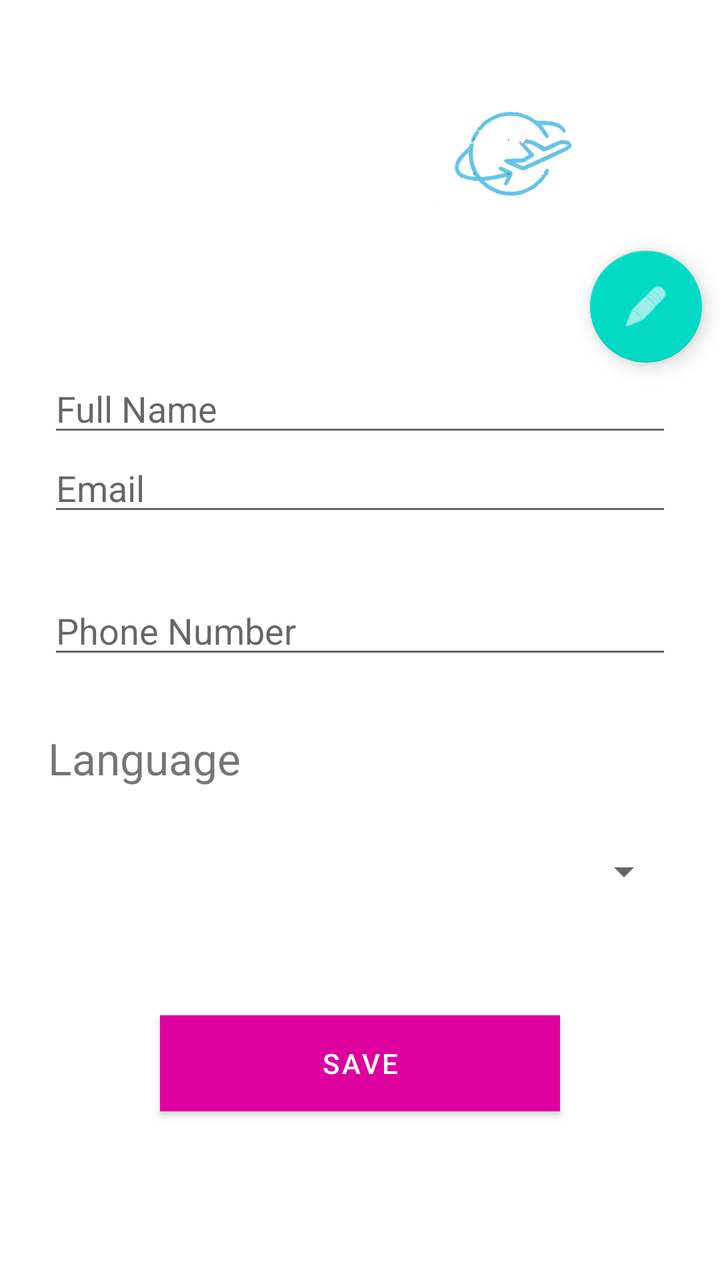
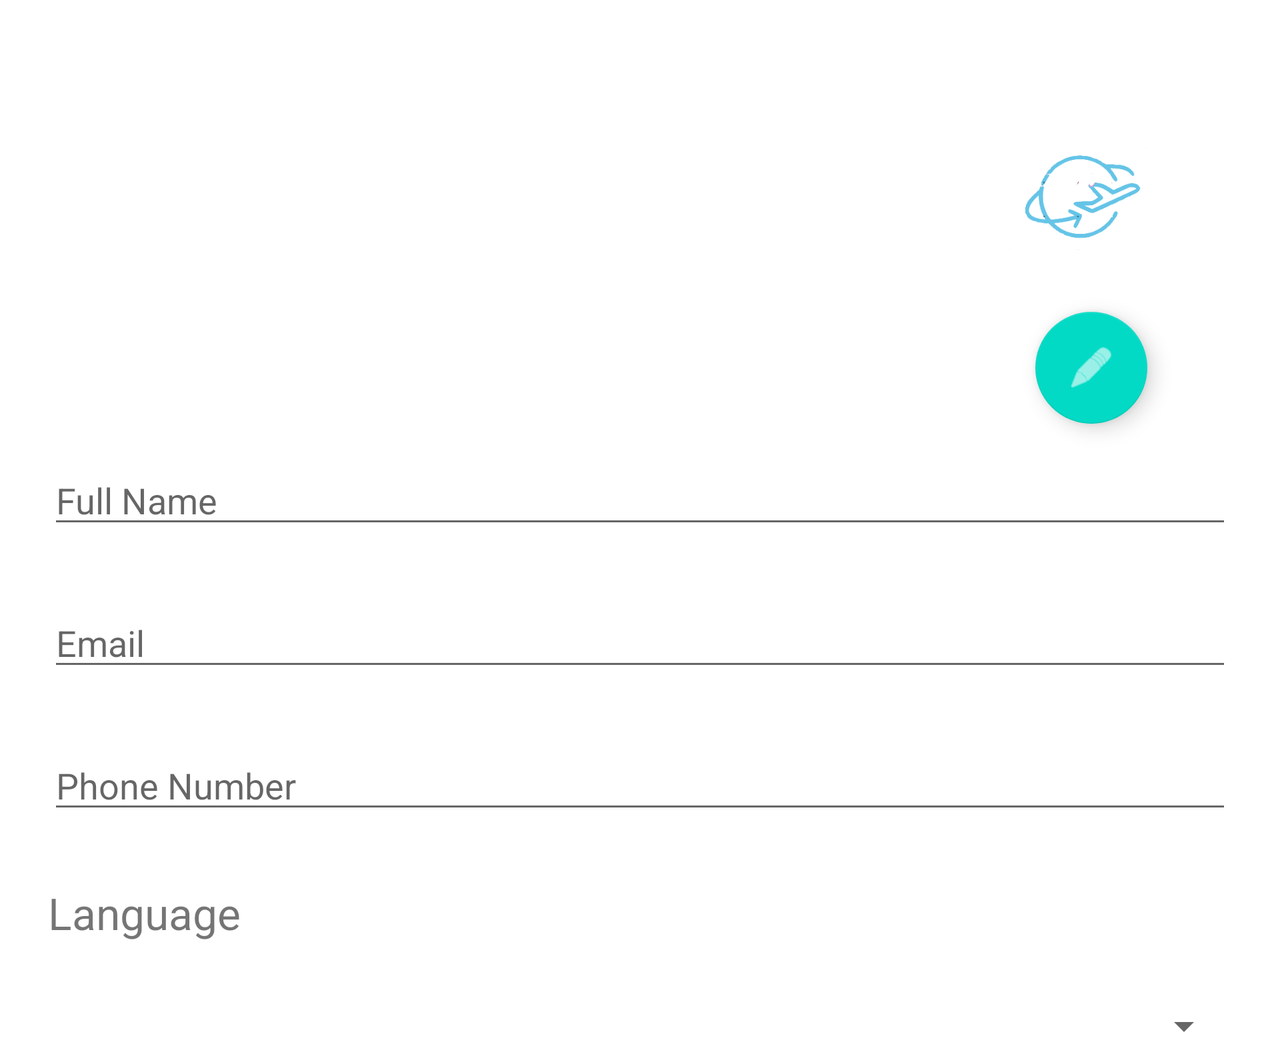

An Android layout and its configuration variant, each rendered on a device that would load it. The default file and the variant file are quoted in full after the pictures.
<!-- AndroidManifest.xml: application theme Theme.MyApplication -->
<!-- res/layout/fragment_profile.xml -->
<?xml version="1.0" encoding="utf-8"?>
<androidx.constraintlayout.widget.ConstraintLayout xmlns:android="http://schemas.android.com/apk/res/android"
    xmlns:app="http://schemas.android.com/apk/res-auto"
    xmlns:tools="http://schemas.android.com/tools"
    android:layout_width="match_parent"
    android:layout_height="match_parent"
    tools:context=".ui.profile.ProfileFragment">


    <ImageView
        android:id="@+id/imageView"
        android:layout_width="116dp"
        android:layout_height="59dp"
        android:layout_marginTop="64dp"
        android:layout_marginEnd="16dp"
        android:layout_marginBottom="18dp"
        android:src="@drawable/applogo"
        app:layout_constraintBottom_toTopOf="@+id/fabEditProfile"
        app:layout_constraintEnd_toEndOf="parent"
        app:layout_constraintStart_toEndOf="@+id/profileImg"
        app:layout_constraintTop_toTopOf="parent"
        tools:ignore="MissingConstraints" />

    <ImageView
        android:id="@+id/profileImg"
        android:layout_width="151dp"
        android:layout_height="145dp"
        android:layout_marginStart="24dp"
        android:layout_marginTop="48dp"
        android:layout_marginEnd="146dp"
        android:layout_marginBottom="30dp"
        app:layout_constraintBottom_toTopOf="@+id/edtName"
        app:layout_constraintEnd_toStartOf="@+id/fabEditProfile"
        app:layout_constraintStart_toStartOf="parent"
        app:layout_constraintTop_toTopOf="parent" />


    <EditText
        android:id="@+id/edtName"
        android:layout_width="0dp"
        android:layout_height="wrap_content"
        android:layout_marginStart="24dp"
        android:layout_marginEnd="24dp"
        android:layout_marginBottom="458dp"
        android:hint="@string/full_name"
        android:inputType="textEmailAddress"
        android:selectAllOnFocus="true"
        app:layout_constraintBottom_toBottomOf="parent"
        app:layout_constraintEnd_toEndOf="parent"
        app:layout_constraintStart_toStartOf="parent"
        app:layout_constraintTop_toBottomOf="@+id/profileImg" />


    <EditText
        android:id="@+id/edtEmail"
        android:layout_width="0dp"
        android:layout_height="wrap_content"
        android:layout_marginStart="24dp"
        android:layout_marginEnd="24dp"
        android:layout_marginBottom="30dp"
        android:hint="@string/prompt_email"
        android:inputType="textEmailAddress"
        android:selectAllOnFocus="true"
        app:layout_constraintBottom_toTopOf="@+id/edtPhoneNumber"
        app:layout_constraintEnd_toEndOf="parent"
        app:layout_constraintStart_toStartOf="parent"
        app:layout_constraintTop_toBottomOf="@+id/edtName" />


    <EditText
        android:id="@+id/edtPhoneNumber"
        android:layout_width="0dp"
        android:layout_height="wrap_content"
        android:layout_marginStart="24dp"
        android:layout_marginEnd="24dp"
        android:layout_marginBottom="30dp"
        android:hint="@string/phone_number"
        android:imeActionLabel="@string/action_sign_in_short"
        android:imeOptions="actionDone"
        android:inputType="phone"
        android:selectAllOnFocus="true"
        app:layout_constraintBottom_toTopOf="@+id/tvLang"
        app:layout_constraintEnd_toEndOf="parent"
        app:layout_constraintStart_toStartOf="parent"
        app:layout_constraintTop_toBottomOf="@+id/edtEmail" />


    <TextView
        android:id="@+id/tvLang"
        android:layout_width="0dp"
        android:layout_height="wrap_content"
        android:layout_marginStart="24dp"
        android:layout_marginEnd="24dp"
        android:layout_marginBottom="30dp"
        android:text="@string/language"
        android:textSize="22sp"
        app:layout_constraintBottom_toTopOf="@+id/spnLang"
        app:layout_constraintEnd_toEndOf="parent"
        app:layout_constraintStart_toStartOf="parent"
        app:layout_constraintTop_toBottomOf="@+id/edtPhoneNumber" />

    <Spinner
        android:id="@+id/spnLang"
        android:layout_width="0dp"
        android:layout_height="wrap_content"
        android:layout_marginStart="24dp"
        android:layout_marginEnd="24dp"
        android:layout_marginBottom="194dp"
        app:layout_constraintBottom_toBottomOf="parent"
        app:layout_constraintEnd_toEndOf="parent"
        app:layout_constraintStart_toStartOf="parent"
        app:layout_constraintTop_toBottomOf="@+id/tvLang" />


    <com.google.android.material.floatingactionbutton.FloatingActionButton
        android:id="@+id/fabEditProfile"
        android:layout_width="wrap_content"
        android:layout_height="wrap_content"
        android:layout_marginEnd="35dp"
        android:layout_marginBottom="16dp"
        android:clickable="true"
        android:padding="40dp"
        android:src="@android:drawable/ic_menu_edit"
        app:layout_constraintBottom_toTopOf="@+id/edtName"
        app:layout_constraintEnd_toEndOf="parent"
        app:layout_constraintStart_toEndOf="@+id/profileImg"
        app:layout_constraintTop_toBottomOf="@+id/imageView" />

    <Button
        android:id="@+id/btnSave"
        android:layout_width="200dp"
        android:layout_height="wrap_content"
        android:layout_gravity="start"
        android:background="@color/gray"
        android:text="@string/save"
        android:visibility="visible"
        android:layout_marginTop="60dp"
        app:layout_constraintTop_toBottomOf="@id/spnLang"
        app:layout_constraintStart_toStartOf="parent"
        app:layout_constraintEnd_toEndOf="parent"
     />


</androidx.constraintlayout.widget.ConstraintLayout>
<!-- resources referenced by this layout -->
<resources>
  <color name="gray">#808080</color>
  <!-- drawable applogo: png bitmap (drawable-v21, 19236 bytes) -->
  <string name="action_sign_in_short">Sign in</string>
  <string name="full_name">Full Name</string>
  <string name="language">Language</string>
  <string name="phone_number">Phone Number</string>
  <string name="prompt_email">Email</string>
  <string name="save">Save</string>
  <style name="Theme.MyApplication" parent="Theme.MaterialComponents.DayNight.DarkActionBar">
          
          <item name="colorPrimary">#DE009E</item>
          <item name="colorPrimaryVariant">@color/black</item>
          <item name="colorOnPrimary">@color/white</item>
          
          <item name="colorSecondary">@color/teal_200</item>
          <item name="colorSecondaryVariant">@color/teal_700</item>
          <item name="colorOnSecondary">@color/white</item>
          
          <item name="android:statusBarColor" tools:targetApi="l">?attr/colorPrimaryVariant</item>
          
      </style>
  <color name="white">#FFFFFFFF</color>
  <color name="teal_200">#FF03DAC5</color>
  <color name="teal_700">#FF018786</color>
</resources>
<!-- res/layout-land/fragment_profile.xml (the repository's variant of the layout above) -->
<!-- drawn on the phone turned sideways -->
<?xml version="1.0" encoding="utf-8"?>
<ScrollView
    xmlns:android="http://schemas.android.com/apk/res/android"
    xmlns:app="http://schemas.android.com/apk/res-auto"
    xmlns:tools="http://schemas.android.com/tools"
    android:layout_width="match_parent"
    android:layout_height="match_parent"
   >

    <androidx.constraintlayout.widget.ConstraintLayout
        android:layout_width="match_parent"
        android:layout_height="match_parent"
        tools:context=".ui.profile.ProfileFragment">

        <ImageView
            android:id="@+id/imageView"
            android:layout_width="105dp"
            android:layout_height="58dp"
            android:layout_marginTop="68dp"
            android:layout_marginEnd="56dp"
            android:layout_marginBottom="371dp"
            android:src="@drawable/applogo"
            app:layout_constraintBottom_toTopOf="@+id/spnLang"
            app:layout_constraintEnd_toEndOf="parent"
            app:layout_constraintTop_toTopOf="parent"
            tools:ignore="MissingConstraints" />

        <ImageView
            android:id="@+id/profileImg"
            android:layout_width="150dp"
            android:layout_height="150dp"
            android:layout_marginLeft="24dp"
            android:layout_marginTop="48dp"
            android:layout_marginRight="24dp"
            app:layout_constraintStart_toStartOf="parent"
            app:layout_constraintTop_toTopOf="parent" />


        <EditText
            android:id="@+id/edtName"
            android:layout_width="0dp"
            android:layout_height="wrap_content"
            android:layout_marginLeft="24dp"
            android:layout_marginTop="30dp"
            android:layout_marginRight="24dp"
            android:hint="@string/full_name"
            android:inputType="textEmailAddress"
            android:selectAllOnFocus="true"
            app:layout_constraintEnd_toEndOf="parent"
            app:layout_constraintHorizontal_bias="1.0"
            app:layout_constraintStart_toStartOf="parent"
            app:layout_constraintTop_toBottomOf="@id/profileImg" />


        <EditText
            android:id="@+id/edtEmail"
            android:layout_width="0dp"
            android:layout_height="wrap_content"
            android:layout_marginLeft="24dp"
            android:layout_marginTop="30dp"
            android:layout_marginRight="24dp"
            android:hint="@string/prompt_email"
            android:inputType="textEmailAddress"
            android:selectAllOnFocus="true"
            app:layout_constraintEnd_toEndOf="parent"
            app:layout_constraintHorizontal_bias="1.0"
            app:layout_constraintStart_toStartOf="parent"
            app:layout_constraintTop_toBottomOf="@id/edtName" />


        <EditText
            android:id="@+id/edtPhoneNumber"
            android:layout_width="0dp"
            android:layout_height="wrap_content"
            android:layout_marginStart="24dp"
            android:layout_marginLeft="24dp"
            android:layout_marginTop="30dp"
            android:layout_marginEnd="24dp"
            android:hint="@string/phone_number"
            android:imeActionLabel="@string/action_sign_in_short"
            android:imeOptions="actionDone"
            android:inputType="phone"
            android:selectAllOnFocus="true"
            app:layout_constraintEnd_toEndOf="parent"
            app:layout_constraintStart_toStartOf="parent"
            app:layout_constraintTop_toBottomOf="@id/edtEmail" />


        <TextView
            android:id="@+id/tvLang"
            android:layout_width="0dp"
            android:layout_height="wrap_content"
            android:layout_marginStart="24dp"
            android:layout_marginTop="30dp"
            android:layout_marginEnd="24dp"
            android:text="@string/language"
            android:textSize="22sp"
            app:layout_constraintEnd_toEndOf="parent"
            app:layout_constraintStart_toStartOf="parent"
            app:layout_constraintTop_toBottomOf="@+id/edtPhoneNumber" />

        <Spinner
            android:id="@+id/spnLang"
            android:layout_width="0dp"
            android:layout_height="wrap_content"
            android:layout_marginStart="24dp"
            android:layout_marginTop="30dp"
            android:layout_marginEnd="24dp"
            app:layout_constraintEnd_toEndOf="parent"
            app:layout_constraintStart_toStartOf="parent"
            app:layout_constraintTop_toBottomOf="@+id/tvLang" />


        <com.google.android.material.floatingactionbutton.FloatingActionButton
            android:id="@+id/fabEditProfile"
            android:layout_width="wrap_content"
            android:layout_height="wrap_content"
            android:layout_margin="16dp"
            android:clickable="true"
            android:padding="40dp"
            android:src="@android:drawable/ic_menu_edit"
            app:layout_constraintBottom_toTopOf="@id/edtName"
            app:layout_constraintEnd_toEndOf="parent"
            app:layout_constraintHorizontal_bias="0.867"
            app:layout_constraintStart_toEndOf="@id/profileImg"
            tools:layout_editor_absoluteY="134dp" />

        <Button
            android:id="@+id/btnSave"
            android:layout_width="200dp"
            android:layout_height="wrap_content"
            android:layout_gravity="start"
            android:layout_marginStart="48dp"
            android:layout_marginTop="30dp"
            android:layout_marginEnd="48dp"
            android:layout_marginBottom="64dp"
            android:background="@color/black"
            android:text="@string/save"
            android:visibility="gone"
            app:layout_constraintEnd_toEndOf="parent"
            app:layout_constraintStart_toStartOf="parent"
            app:layout_constraintTop_toBottomOf="@id/spnLang" />


    </androidx.constraintlayout.widget.ConstraintLayout>
</ScrollView>
<!-- resources referenced by the variant -->
<!-- as the phone turned sideways resolves them -->
<resources>
  <!-- drawable applogo: png bitmap (drawable-v21, 19236 bytes) -->
  <string name="action_sign_in_short">Sign in</string>
  <string name="full_name">Full Name</string>
  <string name="language">Language</string>
  <string name="phone_number">Phone Number</string>
  <string name="prompt_email">Email</string>
  <string name="save">Save</string>
  <style name="Theme.MyApplication" parent="Theme.MaterialComponents.DayNight.DarkActionBar">
          
          <item name="colorPrimary">#DE009E</item>
          <item name="colorPrimaryVariant">@color/black</item>
          <item name="colorOnPrimary">@color/white</item>
          
          <item name="colorSecondary">@color/teal_200</item>
          <item name="colorSecondaryVariant">@color/teal_700</item>
          <item name="colorOnSecondary">@color/white</item>
          
          <item name="android:statusBarColor" tools:targetApi="l">?attr/colorPrimaryVariant</item>
          
      </style>
  <color name="white">#FFFFFFFF</color>
  <color name="teal_200">#FF03DAC5</color>
  <color name="teal_700">#FF018786</color>
</resources>
